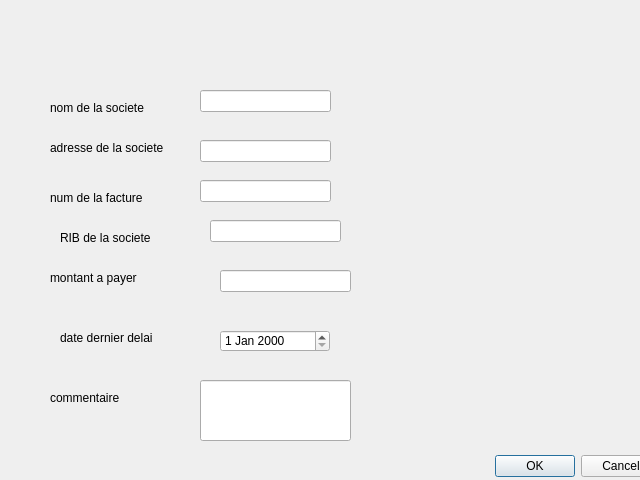
<?xml version="1.0" encoding="UTF-8"?>
<ui version="4.0">
 <class>depenses</class>
 <widget class="QDialog" name="depenses">
  <property name="geometry">
   <rect>
    <x>0</x>
    <y>0</y>
    <width>640</width>
    <height>480</height>
   </rect>
  </property>
  <property name="windowTitle">
   <string>Dialog</string>
  </property>
  <widget class="QDialogButtonBox" name="buttonBox">
   <property name="geometry">
    <rect>
     <x>40</x>
     <y>450</y>
     <width>621</width>
     <height>32</height>
    </rect>
   </property>
   <property name="orientation">
    <enum>Qt::Horizontal</enum>
   </property>
   <property name="standardButtons">
    <set>QDialogButtonBox::Cancel|QDialogButtonBox::Ok</set>
   </property>
  </widget>
  <widget class="QLineEdit" name="nom">
   <property name="geometry">
    <rect>
     <x>200</x>
     <y>90</y>
     <width>131</width>
     <height>22</height>
    </rect>
   </property>
  </widget>
  <widget class="QLabel" name="label">
   <property name="geometry">
    <rect>
     <x>50</x>
     <y>100</y>
     <width>111</width>
     <height>16</height>
    </rect>
   </property>
   <property name="text">
    <string>nom de la societe</string>
   </property>
  </widget>
  <widget class="QLabel" name="label_2">
   <property name="geometry">
    <rect>
     <x>50</x>
     <y>140</y>
     <width>131</width>
     <height>16</height>
    </rect>
   </property>
   <property name="text">
    <string>adresse de la societe</string>
   </property>
  </widget>
  <widget class="QLineEdit" name="adresse">
   <property name="geometry">
    <rect>
     <x>200</x>
     <y>140</y>
     <width>131</width>
     <height>22</height>
    </rect>
   </property>
  </widget>
  <widget class="QLabel" name="label_3">
   <property name="geometry">
    <rect>
     <x>60</x>
     <y>230</y>
     <width>131</width>
     <height>16</height>
    </rect>
   </property>
   <property name="text">
    <string>RIB de la societe</string>
   </property>
  </widget>
  <widget class="QLineEdit" name="rib">
   <property name="geometry">
    <rect>
     <x>210</x>
     <y>220</y>
     <width>131</width>
     <height>22</height>
    </rect>
   </property>
  </widget>
  <widget class="QLabel" name="label_4">
   <property name="geometry">
    <rect>
     <x>50</x>
     <y>270</y>
     <width>131</width>
     <height>16</height>
    </rect>
   </property>
   <property name="text">
    <string>montant a payer</string>
   </property>
  </widget>
  <widget class="QLineEdit" name="monatant">
   <property name="geometry">
    <rect>
     <x>220</x>
     <y>270</y>
     <width>131</width>
     <height>22</height>
    </rect>
   </property>
  </widget>
  <widget class="QLabel" name="label_5">
   <property name="geometry">
    <rect>
     <x>60</x>
     <y>330</y>
     <width>131</width>
     <height>16</height>
    </rect>
   </property>
   <property name="text">
    <string>date dernier delai</string>
   </property>
  </widget>
  <widget class="QLabel" name="label_6">
   <property name="geometry">
    <rect>
     <x>50</x>
     <y>390</y>
     <width>91</width>
     <height>16</height>
    </rect>
   </property>
   <property name="text">
    <string>commentaire</string>
   </property>
  </widget>
  <widget class="QLineEdit" name="commenetaire">
   <property name="geometry">
    <rect>
     <x>200</x>
     <y>380</y>
     <width>151</width>
     <height>61</height>
    </rect>
   </property>
  </widget>
  <widget class="QLabel" name="label_7">
   <property name="geometry">
    <rect>
     <x>50</x>
     <y>190</y>
     <width>131</width>
     <height>16</height>
    </rect>
   </property>
   <property name="text">
    <string>num de la facture</string>
   </property>
  </widget>
  <widget class="QLineEdit" name="lineEdit_7">
   <property name="geometry">
    <rect>
     <x>200</x>
     <y>180</y>
     <width>131</width>
     <height>22</height>
    </rect>
   </property>
  </widget>
  <widget class="QDateEdit" name="dateEdit">
   <property name="geometry">
    <rect>
     <x>220</x>
     <y>330</y>
     <width>110</width>
     <height>22</height>
    </rect>
   </property>
  </widget>
 </widget>
 <resources/>
 <connections>
  <connection>
   <sender>buttonBox</sender>
   <signal>accepted()</signal>
   <receiver>depenses</receiver>
   <slot>accept()</slot>
   <hints>
    <hint type="sourcelabel">
     <x>248</x>
     <y>254</y>
    </hint>
    <hint type="destinationlabel">
     <x>157</x>
     <y>274</y>
    </hint>
   </hints>
  </connection>
  <connection>
   <sender>buttonBox</sender>
   <signal>rejected()</signal>
   <receiver>depenses</receiver>
   <slot>reject()</slot>
   <hints>
    <hint type="sourcelabel">
     <x>316</x>
     <y>260</y>
    </hint>
    <hint type="destinationlabel">
     <x>286</x>
     <y>274</y>
    </hint>
   </hints>
  </connection>
 </connections>
</ui>
